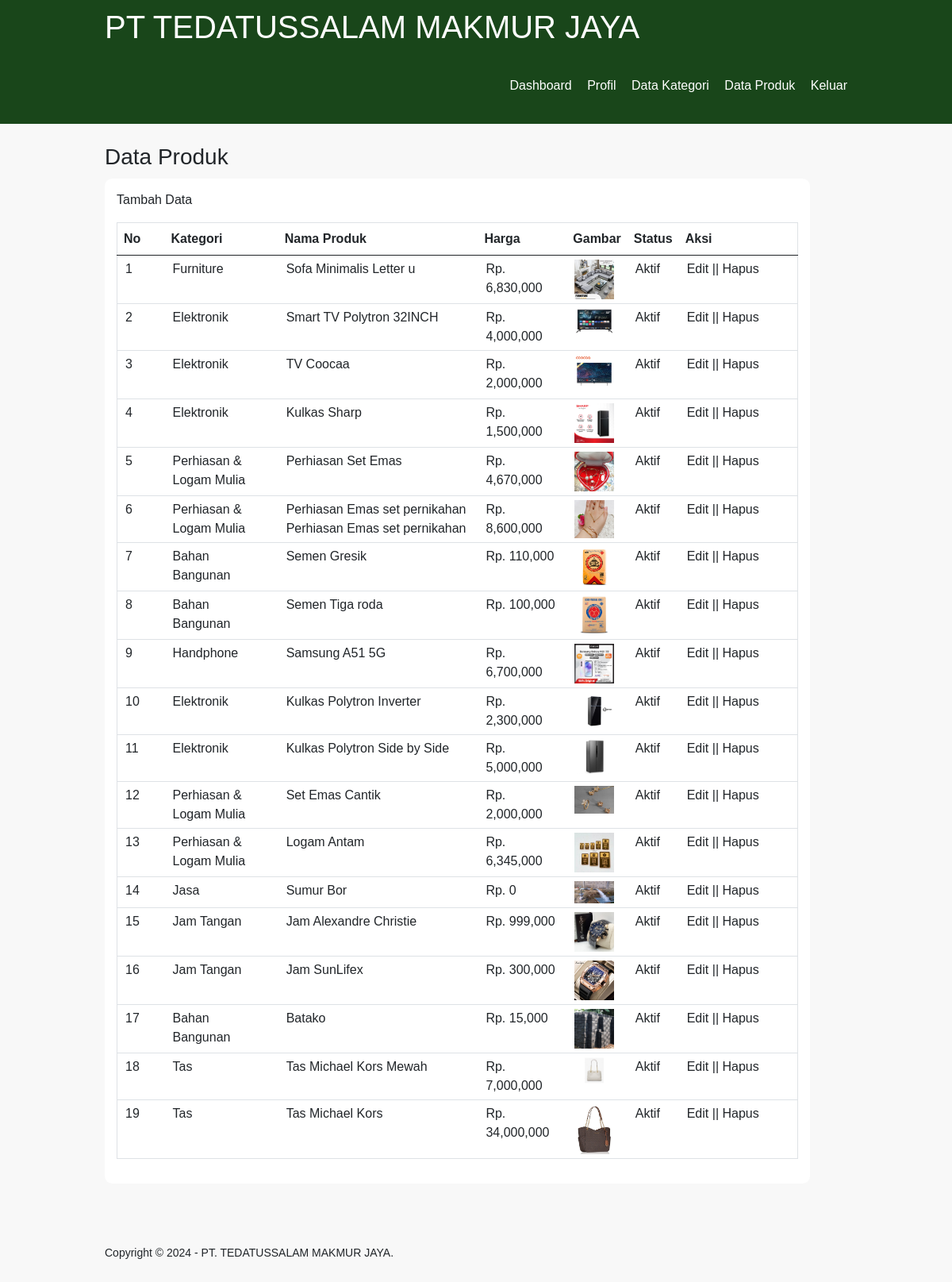
The app's page /data-produk.php (signed in) with its own data.
### tables this page shows
CREATE TABLE `tb_product` (
  `product_id` int(11) NOT NULL,
  `category_id` int(11) NOT NULL,
  `product_name` varchar(100) NOT NULL,
  `product_price` int(11) NOT NULL,
  `product_description` text NOT NULL,
  `product_image` varchar(100) NOT NULL,
  `product_status` tinyint(1) NOT NULL,
  `date_created` timestamp NOT NULL DEFAULT current_timestamp()
);

CREATE TABLE `tb_category` (
  `category_id` int(11) NOT NULL,
  `category_name` varchar(25) NOT NULL
);

### data-produk.php (the view, shortened to what this page needs)
<?php
	include 'db.php';
?>
<!DOCTYPE html>
<html>
<head>
    <link rel="stylesheet" href="https://cdnjs.cloudflare.com/ajax/libs/font-awesome/6.2.0/css/all.min.css">
    <link href="https://cdn.jsdelivr.net/npm/bootstrap@5.0.2/dist/css/bootstrap.min.css" rel="stylesheet">
	<link rel="stylesheet" href="style.css">
</head>
<body>
	<header>
		<div class="container">
			<h1><a href="dashboard.php">PT TEDATUSSALAM MAKMUR JAYA</a></h1>
			<ul>
				<li><a href="dashboard.php">Dashboard</a></li>
				<li><a href="profil.php">Profil</a></li>
				<li><a href="data-kategori.php">Data Kategori</a></li>
				<li><a href="data-produk.php">Data Produk</a></li>
				<li><a href="keluar.php">Keluar</a></li>
			</ul>
		</div>
	</header>
	<div class="section">
		<div class="container">
			<h3>Data Produk</h3>
			<div class="box">
				<p><a href="tambah-produk.php">Tambah Data</a></p>
				<table border="1" cellspacing="0" class="table">
					<thead>
						<tr>
							<th width="60px">No</th>
							<th>Kategori</th>
							<th>Nama Produk</th>
							<th>Harga</th>
							<th>Gambar</th>
							<th>Status</th>
							<th width="150px">Aksi</th>
						</tr>
					</thead>
					<tbody>
						<?php
							$no = 1;
							$produk = mysqli_query($conn, "SELECT * FROM tb_product LEFT JOIN tb_category USING (category_id) ORDER BY product_id DESC");
							if(mysqli_num_rows($produk) > 0){
							while($row = mysqli_fetch_array($produk)){
						?>
						<tr>
							<td><?php echo $no++ ?></td>
							<td><?php echo $row['category_name'] ?></td>
							<td><?php echo $row['product_name'] ?></td>
							<td>Rp. <?php echo number_format($row['product_price']) ?></td>
							<td><a href="produk/<?php echo $row['product_image'] ?>" target="_blank"> <img src="produk/<?php echo $row['product_image'] ?>" width="50px"> </a></td>
							<td><?php echo ($row['product_status'] == 0)? 'Tidak Aktif':'Aktif'; ?></td>
							<td>
								<a href="edit-produk.php?id=<?php echo $row['product_id'] ?>">Edit</a> || <a href="proses-hapus.php?idp=<?php echo $row['product_id'] ?>" onclick="return confirm('Yakin ingin hapus ?')">Hapus</a>
							</td>
						</tr>
						<?php }}else{ ?>
							<tr>
								<td colspan="7">Tidak ada data</td>
							</tr>
						<?php } ?>
					</tbody>
				</table>
			</div>
		</div>
	</div>
	<footer>
		<div class="container">
			<small>Copyright &copy; 2024 - PT. TEDATUSSALAM MAKMUR JAYA.</small>
		</div>
	</footer>
</body>
</html>

### style.css (style rules this page uses)
* { padding:0; margin:0; font-family: 'Quicksand', sans-serif; }
body { background-color: #f8f8f8; }
a { color: inherit; text-decoration: none; }
header { background-color: #19461A; color: #fff; }
header h1 { float: left; padding:10px 0; }
header ul { float: right; }
header ul li { display: inline-block; }
header ul li a { padding:20px 0 20px 15px; display: inline-block; }
footer { padding:25px 0; }
.container { font-size: 16px; font-family: 'Roboto Slab', serif; width: 80%; margin:0 auto; overflow: hidden; }
.container:after { content: ''; display: block; clear: both; }
.section { padding:25px 0; }
.box { background-color: #fff; padding:15px; box-sizing: border-box; margin:10px 0 25px 0; width: 95%; max-height: calc(89% - .8rem); overflow: hidden; border-radius: .6rem; overflow: auto; }
.box:after { content: ''; display: block; clear: both; }
.table { width: 100%; border-collapse: collapse; }
.table tr { height: 30px; }
.table tr td { padding:5px 10px; }

### records on screen
tb_product: category.category_name "Furniture", product_name "Sofa Minimalis Letter u", product_price "6,830,000", product_image (picture), product_status "Aktif"
tb_product: category.category_name "Elektronik", product_name "Smart TV Polytron 32INCH", product_price "4,000,000", product_image (picture), product_status "Aktif"
tb_product: category.category_name "Elektronik", product_name "TV Coocaa", product_price "2,000,000", product_image (picture), product_status "Aktif"
tb_product: category.category_name "Elektronik", product_name "Kulkas Sharp", product_price "1,500,000", product_image (picture), product_status "Aktif"
tb_product: category.category_name "Perhiasan & Logam Mulia", product_name "Perhiasan Set Emas", product_price "4,670,000", product_image (picture), product_status "Aktif"
tb_product: category.category_name "Perhiasan & Logam Mulia", product_name "Perhiasan Emas set pernikahan Perhiasan Emas set pernikahan", product_price "8,600,000", product_image (picture), product_status "Aktif"
tb_product: category.category_name "Bahan Bangunan", product_name "Semen Gresik", product_price "110,000", product_image (picture), product_status "Aktif"
tb_product: category.category_name "Bahan Bangunan", product_name "Semen Tiga roda", product_price "100,000", product_image (picture), product_status "Aktif"
tb_product: category.category_name "Handphone", product_name "Samsung A51 5G", product_price "6,700,000", product_image (picture), product_status "Aktif"
tb_product: category.category_name "Elektronik", product_name "Kulkas Polytron Inverter", product_price "2,300,000", product_image (picture), product_status "Aktif"
tb_product: category.category_name "Elektronik", product_name "Kulkas Polytron Side by Side", product_price "5,000,000", product_image (picture), product_status "Aktif"
tb_product: category.category_name "Perhiasan & Logam Mulia", product_name "Set Emas Cantik", product_price "2,000,000", product_image (picture), product_status "Aktif"
tb_product: category.category_name "Perhiasan & Logam Mulia", product_name "Logam Antam", product_price "6,345,000", product_image (picture), product_status "Aktif"
tb_product: category.category_name "Jasa", product_name "Sumur Bor", product_price "0", product_image (picture), product_status "Aktif"
tb_product: category.category_name "Jam Tangan", product_name "Jam Alexandre Christie", product_price "999,000", product_image (picture), product_status "Aktif"
tb_product: category.category_name "Jam Tangan", product_name "Jam SunLifex", product_price "300,000", product_image (picture), product_status "Aktif"
tb_product: category.category_name "Bahan Bangunan", product_name "Batako", product_price "15,000", product_image (picture), product_status "Aktif"
tb_product: category.category_name "Tas", product_name "Tas Michael Kors Mewah", product_price "7,000,000", product_image (picture), product_status "Aktif"
tb_product: category.category_name "Tas", product_name "Tas Michael Kors", product_price "34,000,000", product_image (picture), product_status "Aktif"
